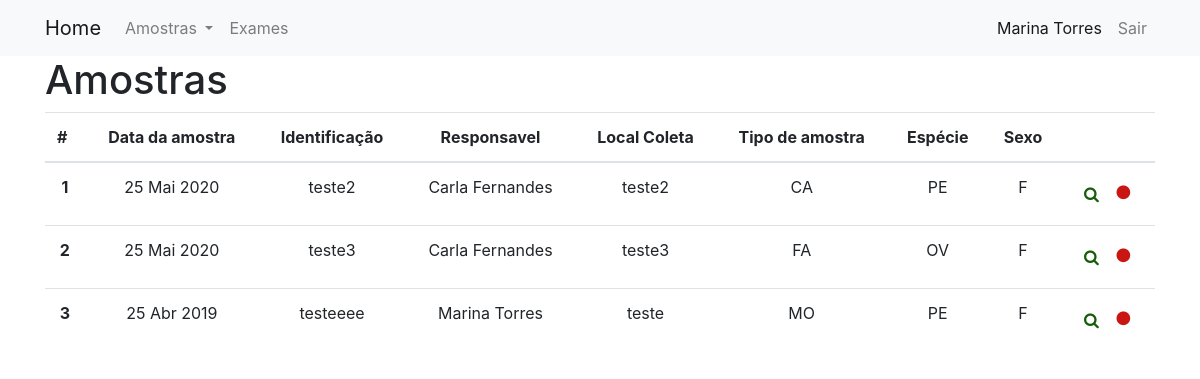
The page / (signed in) on the database as committed earlier.
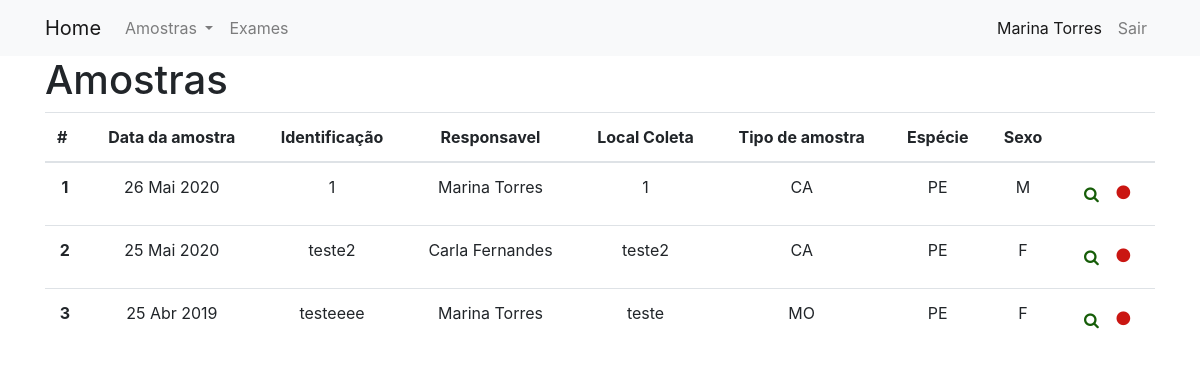
The same page on the database as committed later.
### Amostra/models.py (models this page shows, shortened)
class Amostra(models.Model):
    identificacao = models.CharField(max_length=10)
    origem = models.CharField(max_length=200)
    responsavel = models.ForeignKey(User, on_delete=models.CASCADE, null = True, related_name='amostras')
    local_coleta = models.CharField(max_length=200)
    data_coleta = models.DateField(default=date.today)
    tipo_amostra = models.CharField(max_length=2, choices=TIPOS_AMOSTRA, default='OU')
    especie_animal = models.CharField(max_length=2, choices=ESPECIES_ANIMAIS,default='OU')
    sexo_animal = models.CharField(max_length=1, choices=SEXO, default='I')
    status = models.BooleanField(default=False)
    class Meta:
        ordering = ['-data_coleta']

### Amostra/views.py (the view)
# urls.py: path('', views.listar, name='listar'),
@login_required
def listar(request):
	amostras = Amostra.objects.filter(status = False)
	context = {'lista_amostras': amostras}
	return render(request, 'Amostra/listar.html', context)

### Usuario/models.py (called while the page is built)
    def __str__(self):
        return "{} {}".format(self.first_name, self.last_name)

### templates/Amostra/listar.html (shortened to what the changed rows need)
{% extends "base.html" %}
{% block arquivos_js_css %}
{% load static %}
<link rel="stylesheet" type="text/css" href="{% static 'Amostra/css/list_style.css' %}"/>
{% endblock %}
{% block content %}
	<h1>Amostras</h1>
	{% if lista_amostras %}
        <table id="dtBasicExample" class="table" cellspacing="0" width="100%">
          <thead >
            <th scope="col">#</th>
            <th><center>Data da amostra</center></th>
            <th><center>Identificação</center></th>
            <th><center>Responsavel</center></th>
            <th><center>Local Coleta</center></th>
            <th><center>Tipo de amostra</center></th>
            <th><center>Espécie</center></th>
            <th><center>Sexo</center></th>
            <th></th>
          </thead>
            <tbody>
          {% for amostra in lista_amostras %}
              <tr>
                  <th scope="row"><center>{{ forloop.counter }}</center></th>
                  <td><center>{{ amostra.data_coleta|date:"d M Y" }}</center></td>
                  <td><center>{{ amostra.identificacao }}</center></td>
                  <td><center>{{ amostra.responsavel }}</center></td>
                  <td><center>{{ amostra.local_coleta }}</center></td>
                  <td><center>{{ amostra.tipo_amostra }}</center></td>
                  <td><center>{{ amostra.especie_animal }}</center></td>
                  <td><center>{{ amostra.sexo_animal }}</center></td>
                {% if user.is_superuser %}
                  <td>
                    <a href="{% url 'amostra:detalhes' pk=amostra.pk %}" class="btn btn-primary-outline">
                        <i class="fa fa-search" aria-hidden="true" style="color:green"></i>
                     </a>
                    <a href="{% url 'amostra:editar' pk=amostra.pk %}" class="btn btn-warning-outline">
                        <i class="fa fa-pencil" aria-hidden="true" style="color:blue"></i>
                    </a>
                    <a href="" class="btn btn-danger-outline" data-toggle="modal" data-target="#fm-modal-grid-{{amostra.pk}}">
                        <i class="fa fa-trash" aria-hidden="true" style="color:black"></i>
                    </a>
                    <div class="modal fade" id="fm-modal-grid-{{amostra.pk}}" tabindex="-1"
                         role="dialog" aria-labelledBy="fm-modal-grid-{{amostra.pk}}"
                        aria-hidden="true">
                        <div class="modal-dialog modal-lg">
                            <div class="modal-content">
                                <div class="modal-header">
                                    <button class="close" data-dismiss="modal" aria-label="Cerrar">
                                        <span aria-hidden="true">&times;</span>
                                    </button>
                                </div>
                                <div class="modal-body">
                                    <div class="container-fluid">
                                        <div class="row">
                                            <div class="col-12 col-sm-6">
                                                <p>Você tem certeza que deseja deletar a seguinte amostra:</p>
                                                <p>Origem: {{amostra.origem}}</p>
                                                <p>Local de coleta: {{amostra.local_coleta}}</p>
                                                <p>Identificação: {{amostra.identificacao}}</p>
                                                <p>Data de coleta: {{amostra.data_coleta}}</p>
                                                <p>Espécie: {{amostra.get_especie_animal_display}}</p>
                                            </div>
                                        </div>
                                    </div>
                                </div>
                                <div class="modal-footer">
                                    <form action="{% url 'amostra:deletar' pk=amostra.pk %}" method="POST">
                                           {% csrf_token %}
                                           <button class="btn">Deletar</button>
                                    </form>
                                    <button class="btn btn-primary" data-dismiss="modal">Cancelar</button>
                                </div>
                            </div>
                        </div>
                    </div>
                        <a href="{% url 'amostra:mudar_status' status=1 amostra=amostra.pk %}" method="POST" class="fa fa-circle" aria-hidden="true" name="principal" style="color:#ca1612"></a>
                      </a>
                </td>
                {% else %}
                <td>
                    <a href="{% url 'amostra:detalhes' pk=amostra.pk %}" class="btn btn-primary-outline">
                        <i class="fa fa-search" aria-hidden="true" style="color:#165d08"></i>
                        <a>
                      <i class="fa fa-circle" aria-hidden="true" name="status" style="color:#ca1612" ></i>
                    </a>
                </td>
                {% endif %}
              </tr>
          {% endfor %}
          </tbody>
        </table>
      {% else %}
        <p>Não há amostras cadastradas!</p>
      {% endif %}
{% endblock %}

Rows that differ between the two databases and show on the page:
no longer on this page (row edited): Amostra: data_coleta "25 Mai 2020", identificacao "teste3", responsavel "Carla Fernandes", local_coleta "teste3", tipo_amostra "FA", especie_animal "OV", sexo_animal "F"
added Amostra: data_coleta "26 Mai 2020", identificacao "1", responsavel "Marina Torres", local_coleta "1", tipo_amostra "CA", especie_animal "PE", sexo_animal "M"
